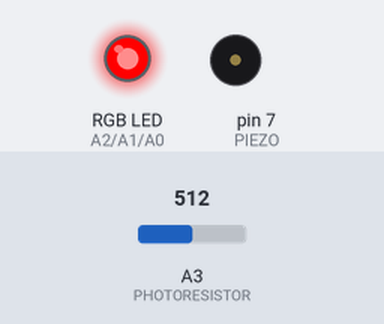
Simulated run of this sketch. Board: Arduino Uno, built with avr-gcc and run on an emulated ATmega328P. On the bench: an RGB LED mixed from three pins (HIGH = lit), buzzer (waves = sounding). The test bench sets the inputs (shaded band); at power-on: A3 (PHOTORESISTOR) = 512.

Above: at 1.2 s.
1.3 s: A3 (PHOTORESISTOR) set to 360
2.8 s: A3 (PHOTORESISTOR) set to 336
At 2.92 s:
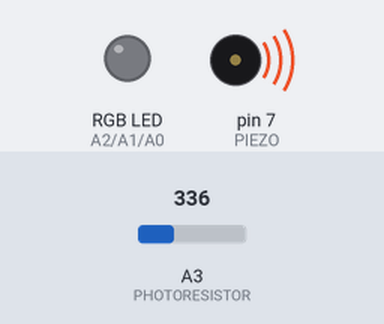
Timing chart, 0 to 11.8 s (numbered marks = the images above; inputs shaded):
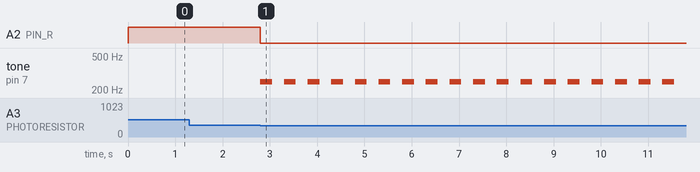

The sketch:

Example02.ino
```cpp
#define PHOTORESISTOR A3
#define PIEZO 7
#define PIN_R A2
#define PIN_G A1
#define PIN_B A0

const int SCALE[8] = {262, 294, 330, 249, 392, 440, 494, 523}; // 피에조를 음계

void setRGBLed(int r, int g, int b){
  analogWrite(PIN_R, r);
  analogWrite(PIN_G, g);
  analogWrite(PIN_B, b);
}

void setup(){
  Serial.begin(9600);
  pinMode(PHOTORESISTOR, INPUT);
  pinMode(PIEZO, OUTPUT);
  pinMode(PIN_R, OUTPUT);
  pinMode(PIN_G, OUTPUT);
  pinMode(PIN_B, OUTPUT);
}

void loop() {
  if(analogRead(PHOTORESISTOR) > 350){
    setRGBLed(255, 0, 0);
  }
  else{
    setRGBLed(0, 0, 0);
    tone(PIEZO, SCALE[3], 250);
    delay(500);
  }
}
```

Measured:
- the behaviour switches between 351 and 350 on A3 (PHOTORESISTOR) (found by bisection; images 0 and 1)
- after the input at 1.3 s, every drawn part: stays the same
- after the input at 2.8 s, A2 (PIN_R): HIGH → LOW at once; tone on pin 7 (PIEZO): alternates 249 Hz for 0.25 s and silent for 0.25 s, starting at once
